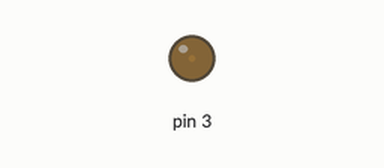
This sketch was run on a simulated Arduino Uno, built with avr-gcc and run on an emulated ATmega328P. Parts: output pins drawn as LEDs (lit = HIGH).

Above: at 0.05 s.
At 1.3 s:
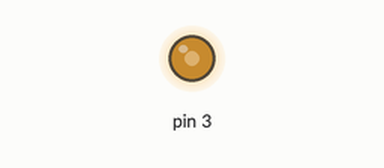
At 1.9 s:
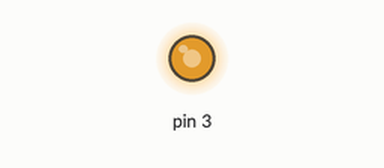
At 2.55 s:
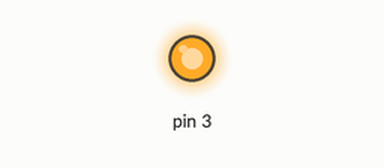
Timing chart, 0 to 5.9 s (numbered marks = the images above):
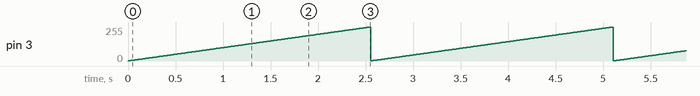

Measured:
- by itself, pin 3: ramps from 1/255 to 255/255 and jumps back, once every 2.6 s

The sketch:

loop_for1.ino
```cpp
void setup()
{
	pinMode( 3 , OUTPUT);
}

void loop()
{
  //some other code

  for (int index = 1; index < 256; index +=1)
      {
	analogWrite( 3 , index );
	delay( 10 );
      }
      analogWrite (3,0);
}
```
